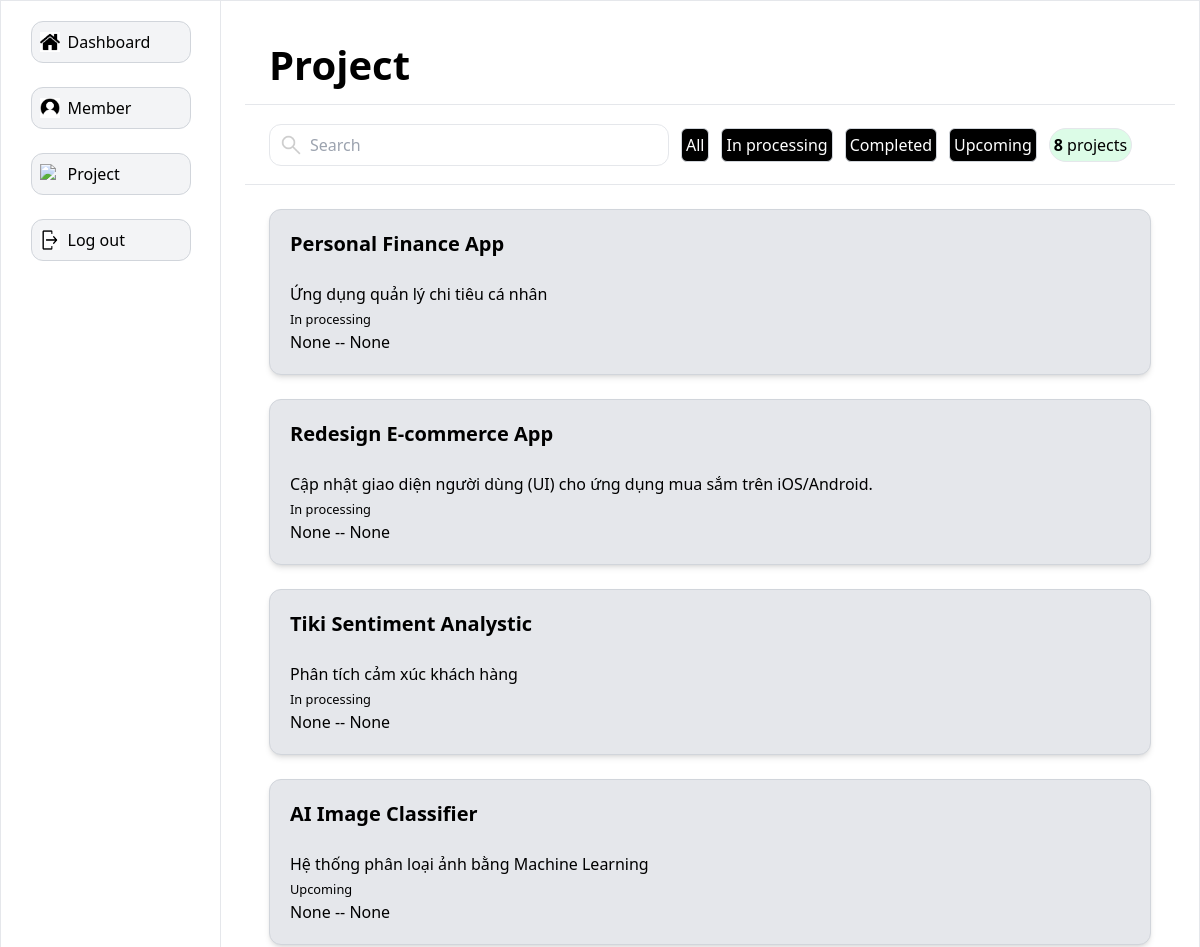
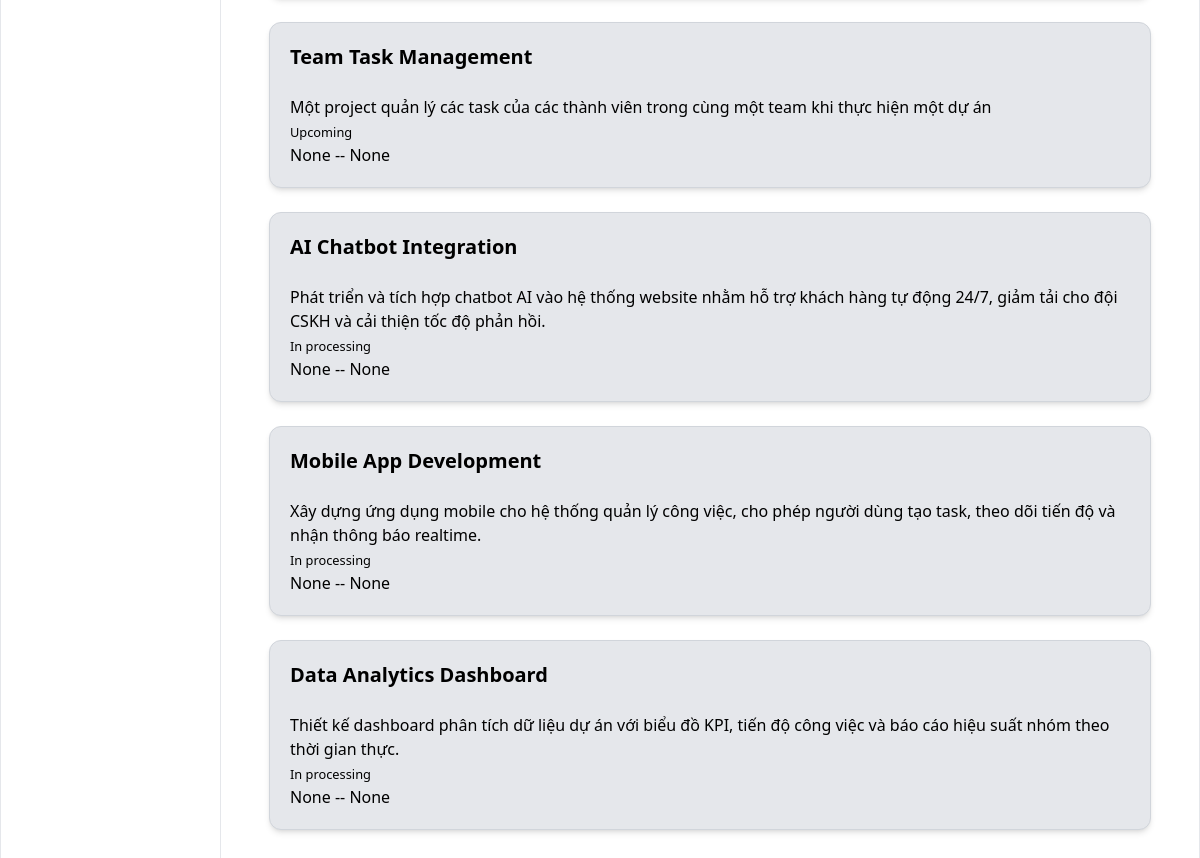
The app's page /project/, older data (2 pictures, top to bottom).
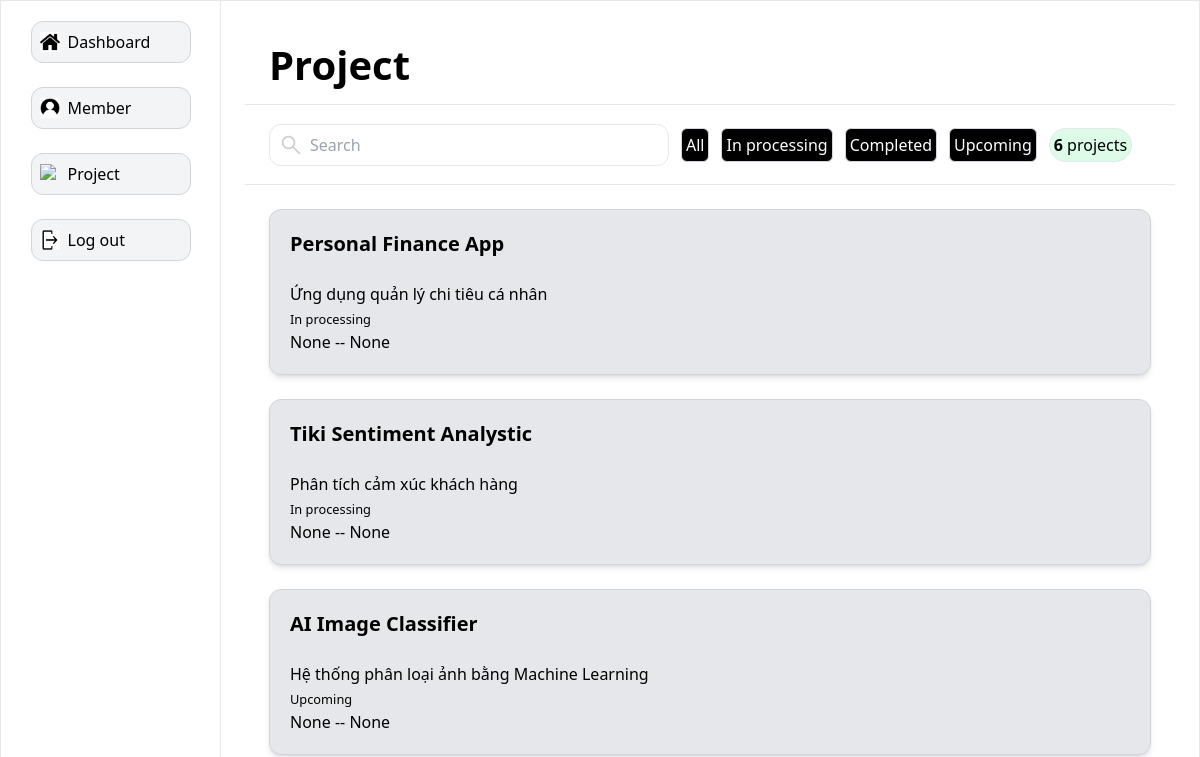
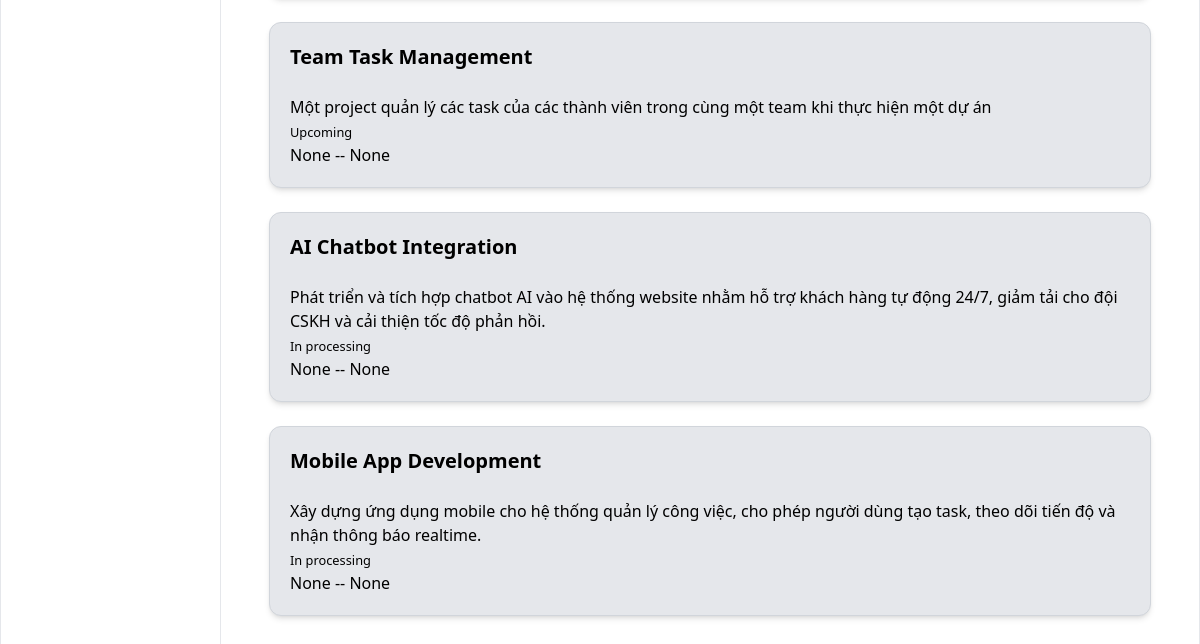
The same page, newer data (2 pictures, top to bottom).
### main/models.py (models this page shows, shortened)
class Project(models.Model):
    status_dict = [
        ('In processing', 'In processing'),
        ('Completed', 'Completed'),
        ('Upcoming', 'Upcoming')
    ]
    project_id = models.AutoField(primary_key=True)
    project_name = models.CharField(max_length=100, blank=True, null=True)
    description = models.TextField(blank=True, null=True)
    start_date = models.DateField(blank=True, null=True)
    end_date = models.DateField(blank=True, null=True)
    created_by = models.ForeignKey(
        Users,
        on_delete=models.PROTECT,
        related_name='projects'
    )
    status_project = models.CharField(max_length=50, blank=True, null=True, choices=status_dict)

### main/views.py (the view)
# urls.py: path('project/', views.project, name='project'),
def project(request):
    q = request.GET.get('q') if request.GET.get('q') != None else ""
    projects = Project.objects.filter(
        Q(status_project__icontains=q) |
        Q(project_name__icontains=q)
    ).order_by('-start_date')
    project_count = projects.count()
    statuses = [s[0] for s in Project.status_dict]
    context = {'projects': projects, 'statuses': statuses, 'project_count': project_count}
    return render(request, 'main/project.html', context=context)

### main/templates/main/project.html (shortened to what this page needs)
{% extends 'side_bar_member.html' %}
{% load static %}
{% block content %}
<div
  class="bg-white-200 items-center border-b border-b-gray-200 flex px-6 h-[80px] flex justify-between"
>
  <div><h1 class="text-[40px] font-bold">Project</h1></div>
</div>
<div class="bg-white-200 items-center border-b border-b-gray-200 flex px-6 h-[80px]">
  <div class="relative">
    <div class="absolute inset-y-0 left-0 flex items-center pl-3 pointer-events-auto">
      <img src="{% static 'icons/search.png' %}" alt="search icon" class="h-5 w-5" />
    </div>
    <form method='GET' action="{% url 'project' %}">
    <input
      name="q",
      type="text"
      class="pl-10 pr-3 py-2 border border-gray-200 rounded-xl w-[400px]"
      placeholder="Search"
    />
    </form>
  </div>
  <div class="border border-gray-300 rounded-md ml-3 flex justify-between content-center p-1 bg-black text-white">
    <div><a href="{% url 'project' %}">All </a></div>
  </div>
  {% for status in statuses %}
  <div class="border border-gray-300 rounded-md ml-3 flex justify-between content-center p-1 bg-black text-white">
    <div><a href="{% url 'project' %}?q={{status}}">{{status}}</a></div>
  </div>
  {% endfor %}
  <div class="ml-3 border rounded-full p-1 bg-green-100"><h3><span class="font-bold">{{project_count}}</span> projects</h3></div>
</div>
<div class="overflow-y-scroll space-y-6 h-[calc(100vh-200px)] p-6">
  {% for project in projects %}
  <div class="border border-gray-300 rounded-xl p-5 bg bg-gray-200 shadow-md transition delay-150 duration-300 ease-in-out hover:bg-gray-300 hover:scale-100">
      <div class="flex justify-between">
        <div><a href="{% url 'task' project.project_id %}"><span class="font-bold text-xl">{{ project.project_name }}</span></a></div>
      </div>
      <br>
      <p>{{ project.description }}</p>
      <small>{{project.status_project}}</small>
      <p>{{ project.start_date }} -- {{ project.end_date }}</p>
  </div>
  {% endfor %}
</div>
{% endblock %}

Row changes from the older to the newer data that the page shows:
removed Project: project_name "Redesign E-commerce App", description "Cập nhật giao diện người dùng (UI) cho ứng dụng mua sắm trên iOS/Android.", status_project "In processing", start_date "None", end_date "None"
removed Project: project_name "Data Analytics Dashboard", description "Thiết kế dashboard phân tích dữ liệu dự án với biểu đồ KPI, tiến độ công việc và báo cáo hiệu suất nhóm theo thời gian thực.", status_project "In processing", start_date "None", end_date "None"
Text that changed along with them:
{{ project_count }}: "8" → "6"
